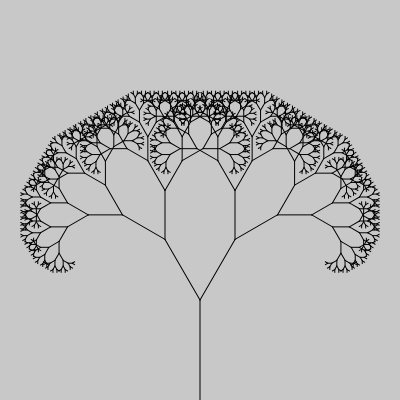
Frame 1 (no input)
Frame 60 (no input): identical to frame 1, image omitted
Frame 120 (the mouse pressed at the canvas centre since frame 60): identical to frame 1, image omitted

The p5.js sketch that drew this single still picture (run headless with seeded random() and noise() and a simulated clock; from frame 60 on, the mouse is pressed at the canvas centre):

// p5.js sketch
// ── sketch.js
let slider;
let angle = 0;

function setup() {
	createCanvas(400, 400);
	slider = createSlider(0, 180, 30, 0.01);
}

function draw() {
	background(200);
	translate(width / 2, height);
	angle = slider.value();
	rotate(radians(180));
	branch(100);
}

const branch = length => {
	stroke(0);
	if (length > 2) {
		line(0, 0, 0, length);
		translate(0, length);
		push();
		rotate(radians(angle));
		branch(length * 0.7);
		pop();

		push();
		rotate(radians(-angle));
		branch(length * 0.7);
		pop();
	}
};
